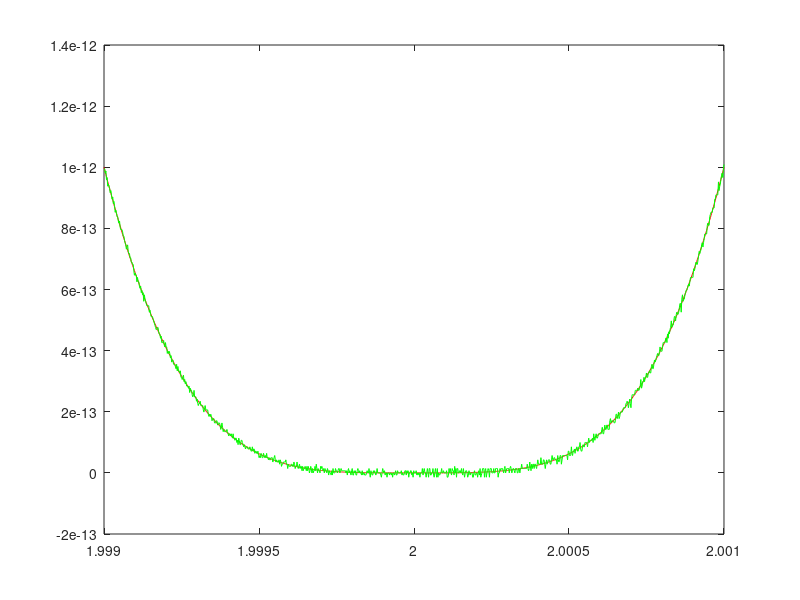
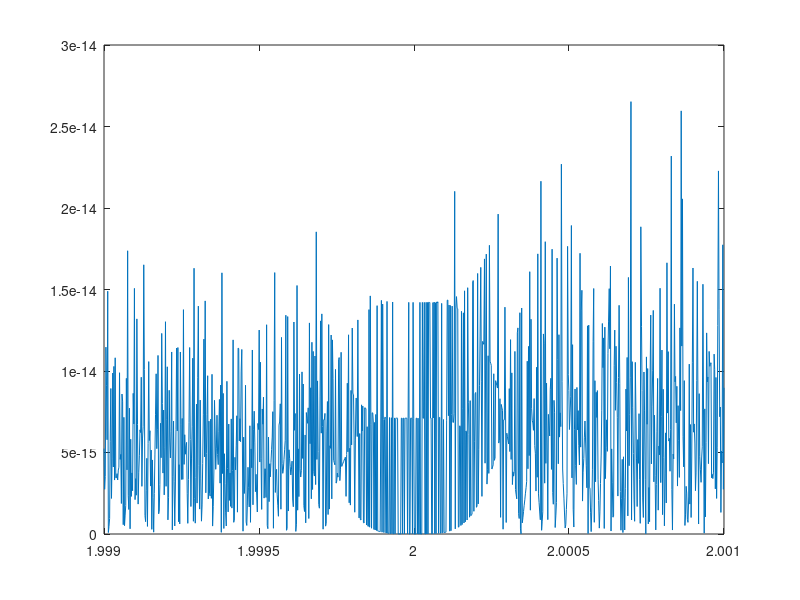

MATLAB code for these plots, in order:
clear 
clc
format long e

a = @(x)x-2;
f1 = @(x)a(x)^4;

f2 = @(x)x*x*x*x-8*x*x*x+24*x*x-32*x+16;

d=10^-3;
gridSize = 1000;
grid = linspace(2-d,2+d, gridSize);

v1 = arrayfun(f1, grid);
v2 = arrayfun(f2, grid);

figure
plot(grid,v1,'r',grid,v2,'g')


h=d/500;
x=@(k)2-d+k*h;
maxk = @(k)abs(f1(k) - f2(k));
vk = arrayfun(maxk, grid);
figure
plot(grid,vk)
